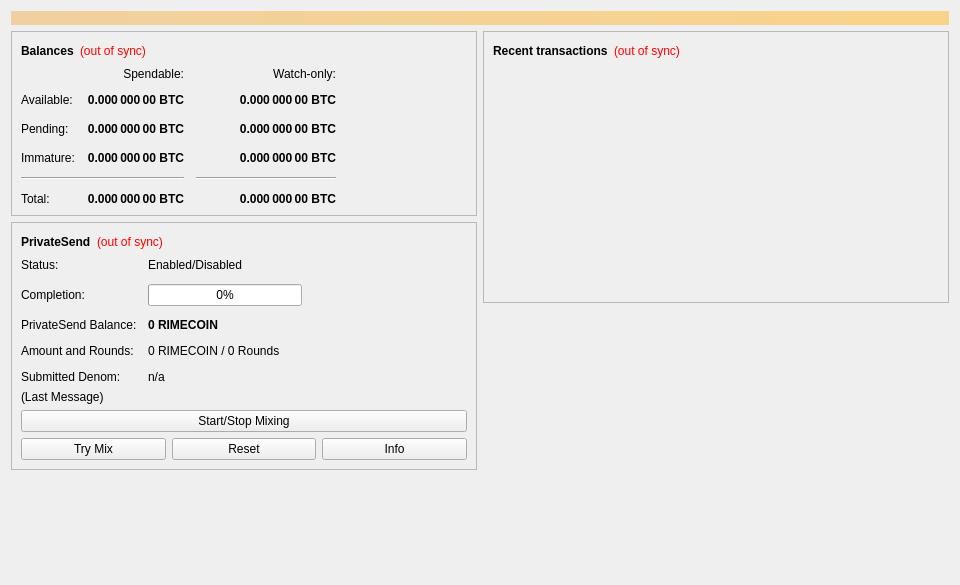
<?xml version="1.0" encoding="UTF-8"?>
<ui version="4.0">
 <class>OverviewPage</class>
 <widget class="QWidget" name="OverviewPage">
  <property name="geometry">
   <rect>
    <x>0</x>
    <y>0</y>
    <width>960</width>
    <height>585</height>
   </rect>
  </property>
  <property name="minimumSize">
   <size>
    <width>960</width>
    <height>0</height>
   </size>
  </property>
  <property name="windowTitle">
   <string>Form</string>
  </property>
  <layout class="QVBoxLayout" name="topLayout">
   <item>
    <widget class="QLabel" name="labelAlerts">
     <property name="visible">
      <bool>false</bool>
     </property>
     <property name="styleSheet">
      <string notr="true">QLabel { background-color: qlineargradient(x1: 0, y1: 0, x2: 1, y2: 0, stop:0 #F0D0A0, stop:1 #F8D488); color:#000000; }</string>
     </property>
     <property name="wordWrap">
      <bool>true</bool>
     </property>
     <property name="margin">
      <number>3</number>
     </property>
     <property name="textInteractionFlags">
      <set>Qt::TextSelectableByMouse</set>
     </property>
    </widget>
   </item>
   <item>
    <layout class="QHBoxLayout" name="horizontalLayout" stretch="1,1">
     <item>
      <layout class="QVBoxLayout" name="verticalLayout_2">
       <item>
        <widget class="QFrame" name="frame">
         <property name="frameShape">
          <enum>QFrame::StyledPanel</enum>
         </property>
         <property name="frameShadow">
          <enum>QFrame::Raised</enum>
         </property>
         <layout class="QVBoxLayout" name="verticalLayout_4">
          <item>
           <layout class="QHBoxLayout" name="horizontalLayout_4">
            <item>
             <widget class="QLabel" name="label_5">
              <property name="font">
               <font>
                <weight>75</weight>
                <bold>true</bold>
               </font>
              </property>
              <property name="text">
               <string>Balances</string>
              </property>
             </widget>
            </item>
            <item>
             <widget class="QLabel" name="labelWalletStatus">
              <property name="toolTip">
               <string>The displayed information may be out of date. Your wallet automatically synchronizes with the Rimecoin network after a connection is established, but this process has not completed yet.</string>
              </property>
              <property name="styleSheet">
               <string notr="true">QLabel { color: red; }</string>
              </property>
              <property name="text">
               <string notr="true">(out of sync)</string>
              </property>
              <property name="alignment">
               <set>Qt::AlignLeading|Qt::AlignLeft|Qt::AlignVCenter</set>
              </property>
             </widget>
            </item>
            <item>
             <spacer name="horizontalSpacer_3">
              <property name="orientation">
               <enum>Qt::Horizontal</enum>
              </property>
              <property name="sizeHint" stdset="0">
               <size>
                <width>40</width>
                <height>20</height>
               </size>
              </property>
             </spacer>
            </item>
           </layout>
          </item>
          <item>
           <layout class="QGridLayout" name="gridLayout">
            <property name="spacing">
             <number>12</number>
            </property>
            <item row="2" column="2">
             <widget class="QLabel" name="labelWatchPending">
              <property name="font">
               <font>
                <weight>75</weight>
                <bold>true</bold>
               </font>
              </property>
              <property name="cursor">
               <cursorShape>IBeamCursor</cursorShape>
              </property>
              <property name="toolTip">
               <string>Unconfirmed transactions to watch-only addresses</string>
              </property>
              <property name="text">
               <string notr="true">0.000 000 00 BTC</string>
              </property>
              <property name="alignment">
               <set>Qt::AlignRight|Qt::AlignTrailing|Qt::AlignVCenter</set>
              </property>
              <property name="textInteractionFlags">
               <set>Qt::LinksAccessibleByMouse|Qt::TextSelectableByKeyboard|Qt::TextSelectableByMouse</set>
              </property>
             </widget>
            </item>
            <item row="2" column="1">
             <widget class="QLabel" name="labelUnconfirmed">
              <property name="font">
               <font>
                <weight>75</weight>
                <bold>true</bold>
               </font>
              </property>
              <property name="cursor">
               <cursorShape>IBeamCursor</cursorShape>
              </property>
              <property name="toolTip">
               <string>Total of transactions that have yet to be confirmed, and do not yet count toward the spendable balance</string>
              </property>
              <property name="text">
               <string notr="true">0.000 000 00 BTC</string>
              </property>
              <property name="alignment">
               <set>Qt::AlignRight|Qt::AlignTrailing|Qt::AlignVCenter</set>
              </property>
              <property name="textInteractionFlags">
               <set>Qt::LinksAccessibleByMouse|Qt::TextSelectableByKeyboard|Qt::TextSelectableByMouse</set>
              </property>
             </widget>
            </item>
            <item row="3" column="2">
             <widget class="QLabel" name="labelWatchImmature">
              <property name="font">
               <font>
                <weight>75</weight>
                <bold>true</bold>
               </font>
              </property>
              <property name="cursor">
               <cursorShape>IBeamCursor</cursorShape>
              </property>
              <property name="toolTip">
               <string>Mined balance in watch-only addresses that has not yet matured</string>
              </property>
              <property name="text">
               <string notr="true">0.000 000 00 BTC</string>
              </property>
              <property name="alignment">
               <set>Qt::AlignRight|Qt::AlignTrailing|Qt::AlignVCenter</set>
              </property>
              <property name="textInteractionFlags">
               <set>Qt::LinksAccessibleByMouse|Qt::TextSelectableByKeyboard|Qt::TextSelectableByMouse</set>
              </property>
             </widget>
            </item>
            <item row="4" column="0" colspan="2">
             <widget class="Line" name="lineSpendableBalance">
              <property name="orientation">
               <enum>Qt::Horizontal</enum>
              </property>
             </widget>
            </item>
            <item row="4" column="2">
             <widget class="Line" name="lineWatchBalance">
              <property name="sizePolicy">
               <sizepolicy hsizetype="Preferred" vsizetype="Fixed">
                <horstretch>0</horstretch>
                <verstretch>0</verstretch>
               </sizepolicy>
              </property>
              <property name="minimumSize">
               <size>
                <width>140</width>
                <height>0</height>
               </size>
              </property>
              <property name="orientation">
               <enum>Qt::Horizontal</enum>
              </property>
             </widget>
            </item>
            <item row="5" column="0">
             <widget class="QLabel" name="labelTotalText">
              <property name="text">
               <string>Total:</string>
              </property>
             </widget>
            </item>
            <item row="3" column="1">
             <widget class="QLabel" name="labelImmature">
              <property name="font">
               <font>
                <weight>75</weight>
                <bold>true</bold>
               </font>
              </property>
              <property name="cursor">
               <cursorShape>IBeamCursor</cursorShape>
              </property>
              <property name="toolTip">
               <string>Mined balance that has not yet matured</string>
              </property>
              <property name="text">
               <string notr="true">0.000 000 00 BTC</string>
              </property>
              <property name="alignment">
               <set>Qt::AlignRight|Qt::AlignTrailing|Qt::AlignVCenter</set>
              </property>
              <property name="textInteractionFlags">
               <set>Qt::LinksAccessibleByMouse|Qt::TextSelectableByKeyboard|Qt::TextSelectableByMouse</set>
              </property>
             </widget>
            </item>
            <item row="2" column="3">
             <spacer name="horizontalSpacer_2">
              <property name="orientation">
               <enum>Qt::Horizontal</enum>
              </property>
              <property name="sizeHint" stdset="0">
               <size>
                <width>40</width>
                <height>20</height>
               </size>
              </property>
             </spacer>
            </item>
            <item row="3" column="0">
             <widget class="QLabel" name="labelImmatureText">
              <property name="text">
               <string>Immature:</string>
              </property>
             </widget>
            </item>
            <item row="5" column="1">
             <widget class="QLabel" name="labelTotal">
              <property name="font">
               <font>
                <weight>75</weight>
                <bold>true</bold>
               </font>
              </property>
              <property name="cursor">
               <cursorShape>IBeamCursor</cursorShape>
              </property>
              <property name="toolTip">
               <string>Your current total balance</string>
              </property>
              <property name="text">
               <string notr="true">0.000 000 00 BTC</string>
              </property>
              <property name="alignment">
               <set>Qt::AlignRight|Qt::AlignTrailing|Qt::AlignVCenter</set>
              </property>
              <property name="textInteractionFlags">
               <set>Qt::LinksAccessibleByMouse|Qt::TextSelectableByKeyboard|Qt::TextSelectableByMouse</set>
              </property>
             </widget>
            </item>
            <item row="5" column="2">
             <widget class="QLabel" name="labelWatchTotal">
              <property name="font">
               <font>
                <weight>75</weight>
                <bold>true</bold>
               </font>
              </property>
              <property name="cursor">
               <cursorShape>IBeamCursor</cursorShape>
              </property>
              <property name="toolTip">
               <string>Current total balance in watch-only addresses</string>
              </property>
              <property name="text">
               <string notr="true">0.000 000 00 BTC</string>
              </property>
              <property name="alignment">
               <set>Qt::AlignRight|Qt::AlignTrailing|Qt::AlignVCenter</set>
              </property>
              <property name="textInteractionFlags">
               <set>Qt::LinksAccessibleByMouse|Qt::TextSelectableByKeyboard|Qt::TextSelectableByMouse</set>
              </property>
             </widget>
            </item>
            <item row="0" column="2">
             <widget class="QLabel" name="labelWatchonly">
              <property name="text">
               <string>Watch-only:</string>
              </property>
              <property name="alignment">
               <set>Qt::AlignRight|Qt::AlignTrailing|Qt::AlignVCenter</set>
              </property>
             </widget>
            </item>
            <item row="1" column="0">
             <widget class="QLabel" name="labelBalanceText">
              <property name="text">
               <string>Available:</string>
              </property>
             </widget>
            </item>
            <item row="1" column="1">
             <widget class="QLabel" name="labelBalance">
              <property name="font">
               <font>
                <weight>75</weight>
                <bold>true</bold>
               </font>
              </property>
              <property name="cursor">
               <cursorShape>IBeamCursor</cursorShape>
              </property>
              <property name="toolTip">
               <string>Your current spendable balance</string>
              </property>
              <property name="text">
               <string notr="true">0.000 000 00 BTC</string>
              </property>
              <property name="alignment">
               <set>Qt::AlignRight|Qt::AlignTrailing|Qt::AlignVCenter</set>
              </property>
              <property name="textInteractionFlags">
               <set>Qt::LinksAccessibleByMouse|Qt::TextSelectableByKeyboard|Qt::TextSelectableByMouse</set>
              </property>
             </widget>
            </item>
            <item row="1" column="2">
             <widget class="QLabel" name="labelWatchAvailable">
              <property name="font">
               <font>
                <weight>75</weight>
                <bold>true</bold>
               </font>
              </property>
              <property name="cursor">
               <cursorShape>IBeamCursor</cursorShape>
              </property>
              <property name="toolTip">
               <string>Your current balance in watch-only addresses</string>
              </property>
              <property name="text">
               <string notr="true">0.000 000 00 BTC</string>
              </property>
              <property name="alignment">
               <set>Qt::AlignRight|Qt::AlignTrailing|Qt::AlignVCenter</set>
              </property>
              <property name="textInteractionFlags">
               <set>Qt::LinksAccessibleByMouse|Qt::TextSelectableByKeyboard|Qt::TextSelectableByMouse</set>
              </property>
             </widget>
            </item>
            <item row="2" column="0">
             <widget class="QLabel" name="labelPendingText">
              <property name="text">
               <string>Pending:</string>
              </property>
             </widget>
            </item>
            <item row="0" column="1">
             <widget class="QLabel" name="labelSpendable">
              <property name="text">
               <string>Spendable:</string>
              </property>
              <property name="alignment">
               <set>Qt::AlignRight|Qt::AlignTrailing|Qt::AlignVCenter</set>
              </property>
             </widget>
            </item>
           </layout>
          </item>
         </layout>
        </widget>
       </item>
       <item>
        <widget class="QFrame" name="framePrivateSend">
         <property name="layoutDirection">
          <enum>Qt::LeftToRight</enum>
         </property>
         <property name="frameShape">
          <enum>QFrame::StyledPanel</enum>
         </property>
         <property name="frameShadow">
          <enum>QFrame::Raised</enum>
         </property>
         <layout class="QVBoxLayout" name="VerticalLayout_PS1">
          <item>
           <layout class="QHBoxLayout" name="horizontalLayout_5">
            <item>
             <widget class="QLabel" name="labelPrivateSendHeader">
              <property name="font">
               <font>
                <weight>75</weight>
                <bold>true</bold>
               </font>
              </property>
              <property name="text">
               <string>PrivateSend</string>
              </property>
             </widget>
            </item>
            <item>
             <widget class="QLabel" name="labelPrivateSendSyncStatus">
              <property name="toolTip">
               <string>The displayed information may be out of date. Your wallet automatically synchronizes with the Rimecoin network after a connection is established, but this process has not completed yet.</string>
              </property>
              <property name="styleSheet">
               <string notr="true">QLabel { color: red; }</string>
              </property>
              <property name="text">
               <string notr="true">(out of sync)</string>
              </property>
              <property name="alignment">
               <set>Qt::AlignLeading|Qt::AlignLeft|Qt::AlignVCenter</set>
              </property>
             </widget>
            </item>
            <item>
             <spacer name="horizontalSpacer_4">
              <property name="orientation">
               <enum>Qt::Horizontal</enum>
              </property>
              <property name="sizeHint" stdset="0">
               <size>
                <width>40</width>
                <height>20</height>
               </size>
              </property>
             </spacer>
            </item>
           </layout>
          </item>
          <item>
           <layout class="QFormLayout" name="privateSendFormLayout">
            <property name="fieldGrowthPolicy">
             <enum>QFormLayout::AllNonFixedFieldsGrow</enum>
            </property>
            <property name="horizontalSpacing">
             <number>11</number>
            </property>
            <property name="verticalSpacing">
             <number>12</number>
            </property>
            <item row="0" column="0">
             <widget class="QLabel" name="labelPrivateSendEnabledText">
              <property name="text">
               <string>Status:</string>
              </property>
             </widget>
            </item>
            <item row="0" column="1">
             <widget class="QLabel" name="labelPrivateSendEnabled">
              <property name="text">
               <string>Enabled/Disabled</string>
              </property>
             </widget>
            </item>
            <item row="1" column="0">
             <widget class="QLabel" name="labelCompletitionText">
              <property name="text">
               <string>Completion:</string>
              </property>
             </widget>
            </item>
            <item row="1" column="1">
             <widget class="QProgressBar" name="privateSendProgress">
              <property name="maximumSize">
               <size>
                <width>154</width>
                <height>16777215</height>
               </size>
              </property>
              <property name="value">
               <number>0</number>
              </property>
             </widget>
            </item>
            <item row="2" column="0">
             <widget class="QLabel" name="labelAnonymizedText">
              <property name="text">
               <string>PrivateSend Balance:</string>
              </property>
             </widget>
            </item>
            <item row="2" column="1">
             <widget class="QLabel" name="labelAnonymized">
              <property name="font">
               <font>
                <weight>75</weight>
                <bold>true</bold>
               </font>
              </property>
              <property name="text">
               <string notr="true">0 RIMECOIN</string>
              </property>
             </widget>
            </item>
            <item row="3" column="0">
             <widget class="QLabel" name="labelAmountAndRoundsText">
              <property name="text">
               <string>Amount and Rounds:</string>
              </property>
             </widget>
            </item>
            <item row="3" column="1">
             <widget class="QLabel" name="labelAmountRounds">
              <property name="text">
               <string>0 RIMECOIN / 0 Rounds</string>
              </property>
             </widget>
            </item>
            <item row="4" column="0">
             <widget class="QLabel" name="labelSubmittedDenomText">
              <property name="text">
               <string>Submitted Denom:</string>
              </property>
             </widget>
            </item>
            <item row="4" column="1">
             <widget class="QLabel" name="labelSubmittedDenom">
              <property name="toolTip">
               <string>The denominations you submitted to the Masternode.&lt;br&gt;To mix, other users must submit the exact same denominations.</string>
              </property>
              <property name="text">
               <string>n/a</string>
              </property>
             </widget>
            </item>
           </layout>
          </item>
          <item>
           <layout class="QVBoxLayout" name="VerticalLayout_PS">
            <item>
             <widget class="QLabel" name="labelPrivateSendLastMessage">
              <property name="text">
               <string>(Last Message)</string>
              </property>
              <property name="alignment">
               <set>Qt::AlignLeading|Qt::AlignLeft|Qt::AlignTop</set>
              </property>
              <property name="wordWrap">
               <bool>true</bool>
              </property>
             </widget>
            </item>
            <item>
             <widget class="QPushButton" name="togglePrivateSend">
              <property name="sizePolicy">
               <sizepolicy hsizetype="MinimumExpanding" vsizetype="Fixed">
                <horstretch>0</horstretch>
                <verstretch>0</verstretch>
               </sizepolicy>
              </property>
              <property name="text">
               <string>Start/Stop Mixing</string>
              </property>
             </widget>
            </item>
            <item>
             <layout class="QHBoxLayout" name="horizontalLayout_debugbuttons">
              <item>
               <widget class="QPushButton" name="privateSendAuto">
                <property name="sizePolicy">
                 <sizepolicy hsizetype="MinimumExpanding" vsizetype="Fixed">
                  <horstretch>0</horstretch>
                  <verstretch>0</verstretch>
                 </sizepolicy>
                </property>
                <property name="toolTip">
                 <string>Try to manually submit a PrivateSend request.</string>
                </property>
                <property name="text">
                 <string>Try Mix</string>
                </property>
               </widget>
              </item>
              <item>
               <widget class="QPushButton" name="privateSendReset">
                <property name="sizePolicy">
                 <sizepolicy hsizetype="MinimumExpanding" vsizetype="Fixed">
                  <horstretch>0</horstretch>
                  <verstretch>0</verstretch>
                 </sizepolicy>
                </property>
                <property name="toolTip">
                 <string>Reset the current status of PrivateSend (can interrupt PrivateSend if it's in the process of Mixing, which can cost you money!)</string>
                </property>
                <property name="autoFillBackground">
                 <bool>false</bool>
                </property>
                <property name="text">
                 <string>Reset</string>
                </property>
               </widget>
              </item>
              <item>
               <widget class="QPushButton" name="privateSendInfo">
                <property name="sizePolicy">
                 <sizepolicy hsizetype="MinimumExpanding" vsizetype="Fixed">
                  <horstretch>0</horstretch>
                  <verstretch>0</verstretch>
                 </sizepolicy>
                </property>
                <property name="toolTip">
                 <string>Information about PrivateSend and Mixing</string>
                </property>
                <property name="text">
                 <string>Info</string>
                </property>
               </widget>
              </item>
             </layout>
            </item>
           </layout>
          </item>
         </layout>
        </widget>
       </item>
       <item>
        <spacer name="verticalSpacer">
         <property name="orientation">
          <enum>Qt::Vertical</enum>
         </property>
         <property name="sizeHint" stdset="0">
          <size>
           <width>20</width>
           <height>40</height>
          </size>
         </property>
        </spacer>
       </item>
      </layout>
     </item>
     <item>
      <layout class="QVBoxLayout" name="verticalLayout_3">
       <item>
        <widget class="QFrame" name="frame_2">
         <property name="frameShape">
          <enum>QFrame::StyledPanel</enum>
         </property>
         <property name="frameShadow">
          <enum>QFrame::Raised</enum>
         </property>
         <layout class="QVBoxLayout" name="verticalLayout">
          <item>
           <layout class="QHBoxLayout" name="horizontalLayout_2">
            <item>
             <widget class="QLabel" name="label_4">
              <property name="font">
               <font>
                <weight>75</weight>
                <bold>true</bold>
               </font>
              </property>
              <property name="text">
               <string>Recent transactions</string>
              </property>
             </widget>
            </item>
            <item>
             <widget class="QLabel" name="labelTransactionsStatus">
              <property name="toolTip">
               <string>The displayed information may be out of date. Your wallet automatically synchronizes with the Rimecoin network after a connection is established, but this process has not completed yet.</string>
              </property>
              <property name="styleSheet">
               <string notr="true">QLabel { color: red; }</string>
              </property>
              <property name="text">
               <string notr="true">(out of sync)</string>
              </property>
              <property name="alignment">
               <set>Qt::AlignLeading|Qt::AlignLeft|Qt::AlignVCenter</set>
              </property>
             </widget>
            </item>
            <item>
             <spacer name="horizontalSpacer">
              <property name="orientation">
               <enum>Qt::Horizontal</enum>
              </property>
              <property name="sizeHint" stdset="0">
               <size>
                <width>40</width>
                <height>20</height>
               </size>
              </property>
             </spacer>
            </item>
           </layout>
          </item>
          <item>
           <widget class="QListView" name="listTransactions">
            <property name="styleSheet">
             <string notr="true">QListView { background: transparent; }</string>
            </property>
            <property name="frameShape">
             <enum>QFrame::NoFrame</enum>
            </property>
            <property name="verticalScrollBarPolicy">
             <enum>Qt::ScrollBarAlwaysOff</enum>
            </property>
            <property name="horizontalScrollBarPolicy">
             <enum>Qt::ScrollBarAlwaysOff</enum>
            </property>
            <property name="selectionMode">
             <enum>QAbstractItemView::NoSelection</enum>
            </property>
           </widget>
          </item>
         </layout>
        </widget>
       </item>
       <item>
        <spacer name="verticalSpacer_2">
         <property name="orientation">
          <enum>Qt::Vertical</enum>
         </property>
         <property name="sizeHint" stdset="0">
          <size>
           <width>20</width>
           <height>40</height>
          </size>
         </property>
        </spacer>
       </item>
      </layout>
     </item>
    </layout>
   </item>
  </layout>
 </widget>
 <resources/>
 <connections/>
</ui>
